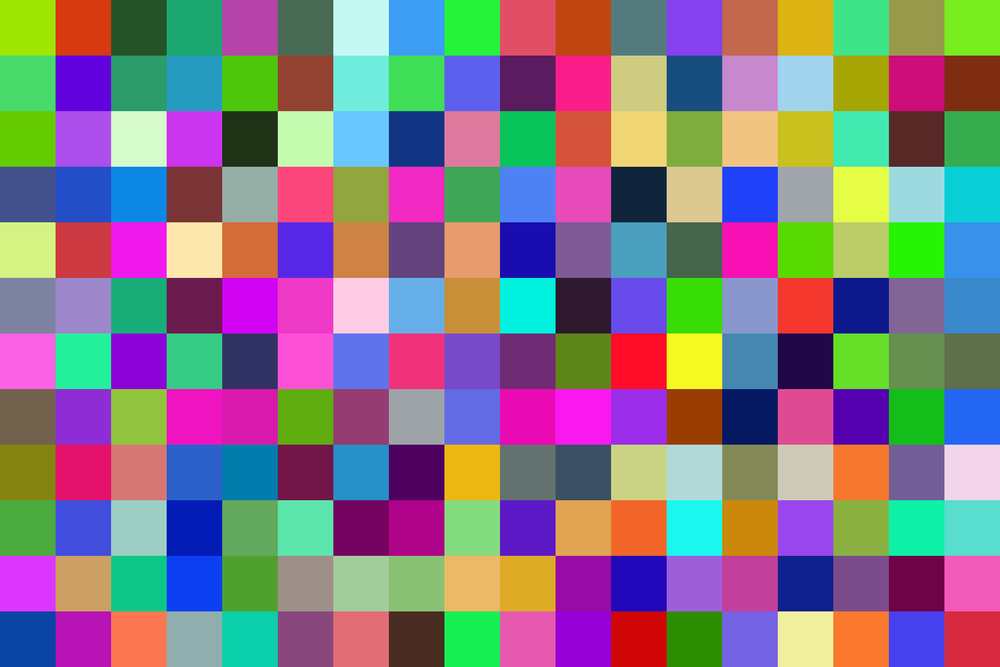
#> input picture random-pixels-big.png, 1000 x 667 px, shrunk from 1800 x 1200 before the run, found by its file name
$ jupyter execute --allow-errors 'IP basics.ipynb'   (older library calls are emulated)
#> lines starting #> are read from the running program, lines starting #| are printed output that depends on the picture; after the words box and inside, x2 and y2 are one past the last pixel; in counts of white or black regions, pixels touching at a corner belong together
[cell 1]
from skimage import io
import numpy as np
from matplotlib import pyplot as plt
from skimage import img_as_float

[cell 2]
image=io.imread("/home/shikhar/Desktop/git_workspace/ImageProcessing_Practice-/random-pixels-big.png")
#> image is the input picture: shape (667, 1000, 3); mean R, G, B 132.7, 120.9, 132.8

[cell 3]
plt.imshow(image)

[cell 4]
a=np.random.random([500,500])

[cell 5]
plt.imshow(a)
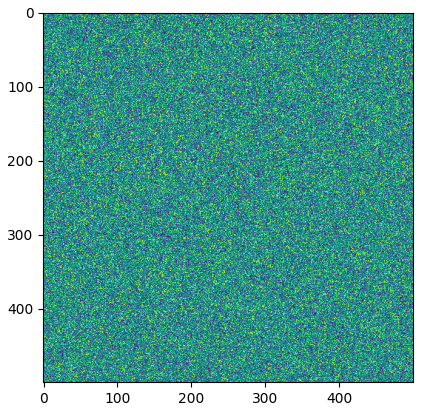
#> figure drawn by matplotlib, 1 panel

[cell 6]
print(a)

[cell 7]
print(image)
#> (printed output is left out)

[cell 8]
float_image=img_as_float(image)

[cell 9]
print(float_image)
#> (printed output is left out)

[cell 10]
print(float_image.max(),float_image.min())
#| 1.0 0.0

[cell 11]
plt.imshow(float_image)

[cell 12]
image[10:200,10:200,:]=[255,200,0]
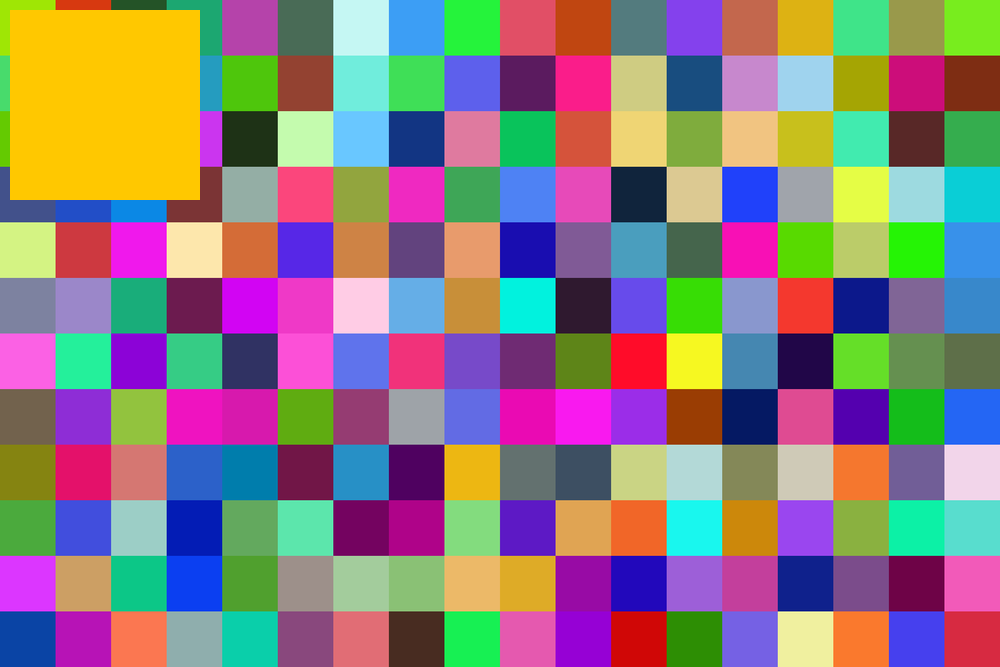
#> image: shape (667, 1000, 3); 5.41% of pixels changed, all inside (x1, y1, x2, y2) = (10, 10, 200, 200)

[cell 13]
plt.imshow(image)

[cell 14]
from PIL import Image

[cell 15]
image=Image.open("/home/shikhar/Desktop/git_workspace/ImageProcessing_Practice-/random-pixels-big.png")

[cell 16]
print(type(image))
#| <class 'PIL.PngImagePlugin.PngImageFile'>

[cell 17]
print(image.format)
#| PNG

[cell 18]
img=np.asarray(image)

[cell 19]
print(type(img))
#| <class 'numpy.ndarray'>

[cell 20]
import matplotlib.image as mpimg
import matplotlib.pyplot as plt

[cell 21]
img=mpimg.imread("/home/shikhar/Desktop/git_workspace/ImageProcessing_Practice-/random-pixels-big.png")

[cell 22]
plt.imshow(img)
plt.colorbar()
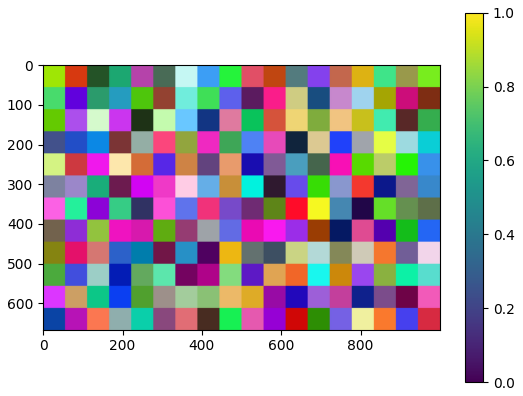
#> figure drawn by matplotlib, 2 panels

[cell 23]
from skimage import io, img_as_float, img_as_ubyte

[cell 24]
img=io.imread("/home/shikhar/Desktop/git_workspace/ImageProcessing_Practice-/random-pixels-big.png")

[cell 25]
plt.imshow(img)

[cell 26]
# img=io.imread("/home/shikhar/Desktop/git_workspace/ImageProcessing_Practice-/random-pixels-big.png").astype(np.float)   **this is an altenative for getting float values

float_img=img_as_float(img)

[cell 27]
ubyte_img=img_as_ubyte(img)

[cell 28]
print(float_img)
#> (printed output is left out)

[cell 29]
print(ubyte_img)
#> (printed output is left out)

[cell 30]
import cv2

[cell 31]
image=cv2.imread("/home/shikhar/Desktop/git_workspace/ImageProcessing_Practice-/random-pixels-big.png",0) #o=gray level image and 1= colored image
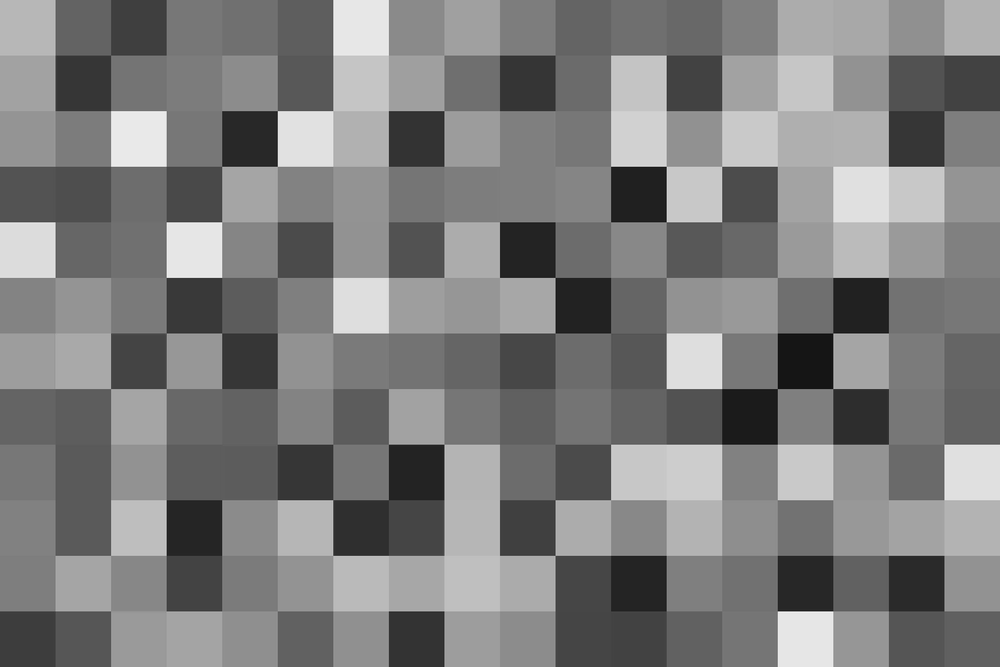
#> image: shape (667, 1000); min 11, max 245, mean 125.3

[cell 32]
cv2.imshow("Gray Image",image)
cv2.waitKey(0)
cv2.destroyAllWindows()

[cell 33]
image1=cv2.imread("/home/shikhar/Desktop/git_workspace/ImageProcessing_Practice-/random-pixels-big.png",1)

cv2.imshow("Colored Image",image1)
cv2.waitKey(0)
cv2.destroyAllWindows()

[cell 34]
import czifile

#> (a cell that did not finish here is left out)

[cell 36]
print(image.shape)
#| (667, 1000)

[cell 37]
from apeer_ometiff_library import io

#> (a cell that did not finish here is left out)

[cell 39]
print(img.shape)
#| (667, 1000, 3)

[cell 40]
print(img)
#> (printed output is left out)

#> (a cell that did not finish here is left out)

[cell 42]
import cv2
import glob

[cell 43]
path="/home/shikhar/Desktop/git_workspace/ImageProcessing_Practice-/image folder/*"

[cell 44]
for file in glob.glob(path):
    print(file)
    a=cv2.imread(file)
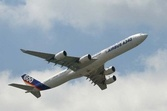
#> input picture image folder/1.jpg, 167 x 111 px, shrunk from 300 x 200 before the run
#> a is the input picture: shape (111, 167, 3); mean B, G, R 181, 172.8, 161.5
    print(a)
#> (printed output is left out)
    c=cv2.cvtColor(a,cv2.COLOR_BGR2RGB)
    cv2.imshow("images",c)

    cv2.waitKey(0)
    cv2.destroyAllWindows()
